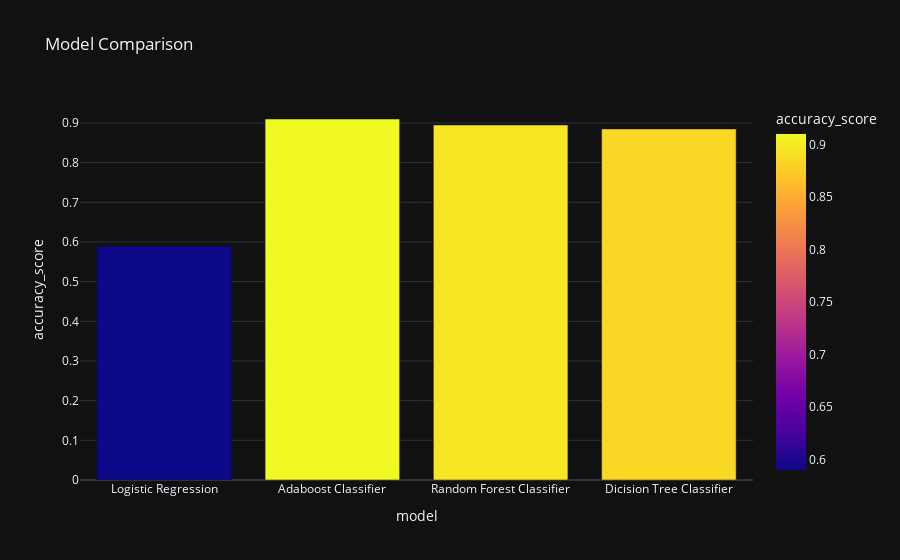

The notebook cell saved with this chart:
### Code cell
px.bar(data_frame=models,x='model',y='accuracy_score',color='accuracy_score',
       template='plotly_dark',title='Model Comparison')

### Figure 1 — Plotly figure (JSON) as saved in the notebook; plotly's stock layout.template omitted (floating-point values rounded to 4 significant figures)
{"data": [{"alignmentgroup": "True", "hovertemplate": "model=%{x}<br>accuracy_score=%{marker.color}<extra></extra>", "legendgroup": "", "marker": {"color": [0.59, 0.91, 0.895, 0.885], "coloraxis": "coloraxis", "pattern": {"shape": ""}}, "name": "", "offsetgroup": "", "orientation": "v", "showlegend": false, "textposition": "auto", "type": "bar", "x": ["Logistic Regression", "Adaboost Classifier", "Random Forest Classifier", "Dicision Tree Classifier"], "xaxis": "x", "y": [0.59, 0.91, 0.895, 0.885], "yaxis": "y"}], "layout": {"barmode": "relative", "coloraxis": {"colorbar": {"title": {"text": "accuracy_score"}}, "colorscale": [[0, "#0d0887"], [0.1111, "#46039f"], [0.2222, "#7201a8"], [0.3333, "#9c179e"], [0.4444, "#bd3786"], [0.5556, "#d8576b"], [0.6667, "#ed7953"], [0.7778, "#fb9f3a"], [0.8889, "#fdca26"], [1, "#f0f921"]]}, "legend": {"tracegroupgap": 0}, "title": {"text": "Model Comparison"}, "xaxis": {"anchor": "y", "domain": [0, 1], "title": {"text": "model"}}, "yaxis": {"anchor": "x", "domain": [0, 1], "title": {"text": "accuracy_score"}}}}
